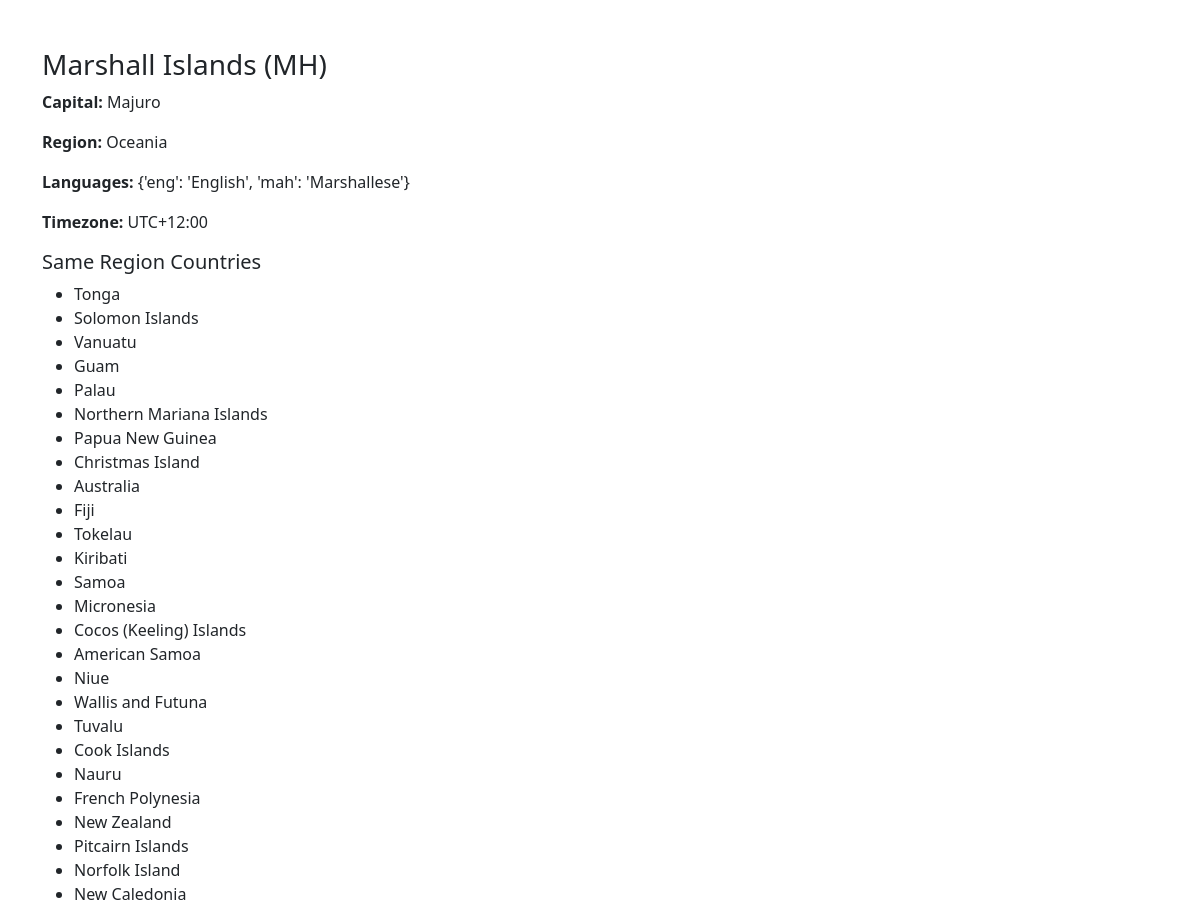
The page /details/4/ (signed in) on the database its author committed.
### countries/models.py (models this page shows, shortened)
class Country(models.Model):
    name = models.CharField(max_length=255)
    cca2 = models.CharField(max_length=10)
    capital = models.CharField(max_length=255, blank=True, null=True)
    population = models.BigIntegerField()
    region = models.CharField(max_length=255)
    timezone = models.CharField(max_length=255)
    flag = models.URLField()
    languages = models.JSONField()

### countries/views.py (the view)
# urls.py: path('details/<int:pk>/', views.regional_and_languages_view, name='regional_and_languages'),
@login_required
def regional_and_languages_view(request, pk):
    country = Country.objects.get(pk=pk)
    same_region = Country.objects.filter(region=country.region).exclude(id=pk)
    return render(request, 'details.html', {
        'country': country,
        'same_region': same_region
    })

### countries/templates/details.html (shortened to what this page needs)
<!DOCTYPE html>
<html>
<head>
    <link href="https://cdn.jsdelivr.net/npm/bootstrap@5.3.0/dist/css/bootstrap.min.css" rel="stylesheet">
</head>
<body class="container mt-5">
    <h3>{{ country.name }} ({{ country.cca2 }})</h3>
    <p><strong>Capital:</strong> {{ country.capital }}</p>
    <p><strong>Region:</strong> {{ country.region }}</p>
    <p><strong>Languages:</strong> {{ country.languages }}</p>
    <p><strong>Timezone:</strong> {{ country.timezone }}</p>
    <h5>Same Region Countries</h5>
    <ul>
        {% for c in same_region %}
        <li>{{ c.name }}</li>
        {% endfor %}
    </ul>
</body>
</html>

### rows shown on the page
Country: name "Marshall Islands", cca2 "MH", capital "Majuro", region "Oceania", languages "{'eng': 'English', 'mah': 'Marshallese'}", timezone "UTC+12:00"
Country: name "Tonga"
Country: name "Solomon Islands"
Country: name "Vanuatu"
Country: name "Guam"
Country: name "Palau"
Country: name "Northern Mariana Islands"
Country: name "Papua New Guinea"
Country: name "Christmas Island"
Country: name "Australia"
Country: name "Fiji"
Country: name "Tokelau"
Country: name "Kiribati"
Country: name "Samoa"
Country: name "Micronesia"
Country: name "Cocos (Keeling) Islands"
Country: name "American Samoa"
Country: name "Niue"
Country: name "Wallis and Futuna"
Country: name "Tuvalu"
Country: name "Cook Islands"
Country: name "Nauru"
Country: name "French Polynesia"
Country: name "New Zealand"
Country: name "Pitcairn Islands"
Country: name "Norfolk Island"
Country: name "New Caledonia"
